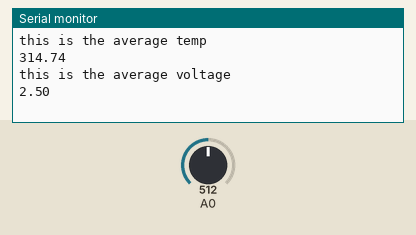
The sketch below on a simulated Arduino Uno, built with avr-gcc and run on an emulated ATmega328P. Shown: the last lines printed to the serial monitor. The test bench sets the inputs (shaded band); at power-on: A0 = 512.

Above: at 1.2 s.
1.3 s: A0 set to 716
At 2.6 s:
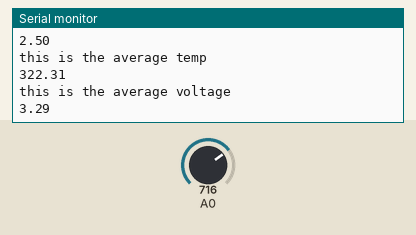
2.8 s: A0 set to 900
At 3.7 s:
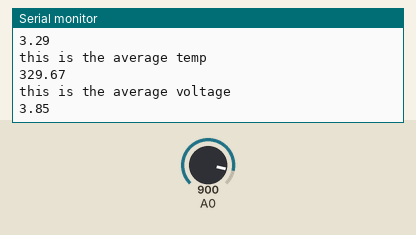
Timing chart, 0 to 5.8 s (numbered marks = the images above; inputs shaded):
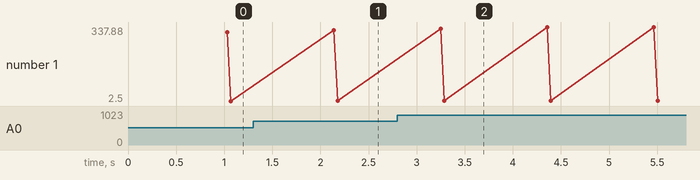

The sketch:

task1B.ino.ino
```cpp
void setup() {
  // put your setup code here, to run once:
  pinMode(A0, INPUT);

  Serial.begin(9600);
  Serial.setTimeout(-1);


}
int count=0;
double average = 0;
double averagevolt=0;
double T=0;
double Rt=0;
void loop() {
  // put your main code here, to run repeatedly:


double value=analogRead(A0);
value*=0.00488;
double R1=20000.0;

Rt=(R1*5-value*R1)/value;

T=1/((1/298.15)+(1/3950.0)*log10(Rt/100000.0));

if(count==10){

  average=average/10.0;
   averagevolt= averagevolt/10.0;
  Serial.println("this is the average temp");
  Serial.println(average);
  Serial.println("this is the average voltage");
  Serial.println(averagevolt);
  delay(100);
  count=0;
  average = 0;
  averagevolt=0;

}
else{


   delay(100);

  count+=1;
  average+=T;
  averagevolt+=value;
}

//This reads in the temp from the thermal resistor


}
```

Measured:
- after the input at 1.3 s, the serial monitor: prints a new line after 0.84 s (image 1)
- after the input at 2.8 s, the serial monitor: prints a new line after 0.45 s (image 2)
- plotted number 1: 2.5 → 3.29 after the input at 1.3 s, 3.29 → 4.39 after the input at 2.8 s
